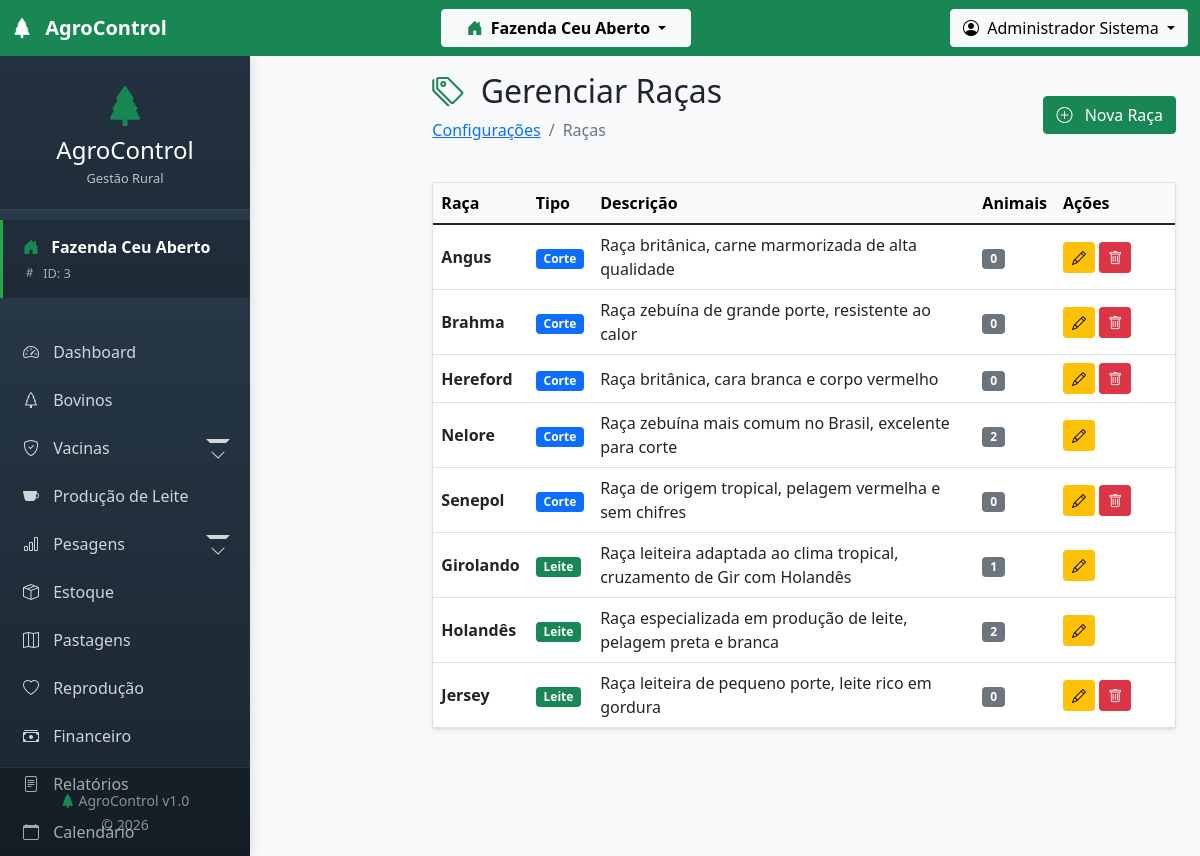
The page /modules/configuracao/racas.php (signed in) on the database its author committed.
### tables this page shows
CREATE TABLE `racas` (
  `id` int(11) NOT NULL AUTO_INCREMENT,
  `id_fazenda` int(11) NOT NULL,
  `nome_raca` varchar(100) NOT NULL,
  `tipo` enum('corte','leite','misto','trabalho') NOT NULL,
  `origem` varchar(100) DEFAULT NULL,
  `porte` enum('pequeno','medio','grande') DEFAULT 'medio',
  `peso_medio_adulto` decimal(7,2) DEFAULT NULL,
  `descricao` text DEFAULT NULL,
  `data_cadastro` timestamp NULL DEFAULT current_timestamp(),
  PRIMARY KEY (`id`),
  UNIQUE KEY `unique_raca_fazenda` (`id_fazenda`,`nome_raca`),
  CONSTRAINT `racas_ibfk_1` FOREIGN KEY (`id_fazenda`) REFERENCES `fazendas` (`id`) ON DELETE CASCADE
);

### config/tenant.php (called while the page is built, shortened)
<?php
require_once __DIR__ . '/database.php';
class TenantManager {
    public static function getActiveFarmId() {
        return $_SESSION['fazenda_ativa_id'] ?? null;
    }
}
function getActiveFarmId() {
    return TenantManager::getActiveFarmId();
}
?>

### config/database.php (called while the page is built, shortened)
<?php
$conn = new mysqli(DB_HOST, DB_USER, DB_PASSWORD, DB_NAME);
$conn->set_charset("utf8");
function executeQuery($sql) {
    global $conn;
    $result = $conn->query($sql);
    return $result;
}
?>

### modules/configuracao/racas.php (the view, shortened to what this page needs)
<?php
require_once '../../config/database.php';
require_once '../../config/tenant.php';
$farmId = getActiveFarmId();
$sql = "SELECT * FROM racas WHERE id_fazenda = $farmId ORDER BY tipo, nome_raca";
$racas = executeQuery($sql);
include '../../includes/header.php';
include '../../includes/sidebar.php';
?>
<main class="col-lg-10 ms-auto px-4 py-3">
    <div class="d-flex justify-content-between align-items-center mb-4">
        <div>
            <h1 class="h2">
                <i class="bi bi-tags me-2 text-success"></i>
                Gerenciar Raças
            </h1>
            <nav aria-label="breadcrumb">
                <ol class="breadcrumb">
                    <li class="breadcrumb-item"><a href="index.php">Configurações</a></li>
                    <li class="breadcrumb-item active">Raças</li>
                </ol>
            </nav>
        </div>
        <button type="button" class="btn btn-success" data-bs-toggle="modal" data-bs-target="#novaRacaModal">
            <i class="bi bi-plus-circle me-2"></i>
            Nova Raça
        </button>
    </div>
    <div class="card shadow-sm">
        <div class="card-body p-0">
            <?php if ($racas && $racas->num_rows > 0): ?>
            <div class="table-responsive">
                <table class="table table-hover align-middle mb-0">
                    <thead class="table-light">
                        <tr>
                            <th>Raça</th>
                            <th>Tipo</th>
                            <th>Descrição</th>
                            <th>Animais</th>
                            <th width="120">Ações</th>
                        </tr>
                    </thead>
                    <tbody>
                        <?php while ($raca = $racas->fetch_assoc()):
                            $sqlCount = "SELECT COUNT(*) as total FROM bovinos WHERE id_raca = " . $raca['id'];
                            $resultCount = executeQuery($sqlCount);
                            $totalAnimais = $resultCount->fetch_assoc()['total'];
                        ?>
                        <tr>
                            <td><strong><?php echo $raca['nome_raca']; ?></strong></td>
                            <td>
                                <?php if ($raca['tipo'] == 'corte'): ?>
                                    <span class="badge bg-primary">Corte</span>
                                <?php elseif ($raca['tipo'] == 'leite'): ?>
                                    <span class="badge bg-success">Leite</span>
                                <?php else: ?>
                                    <span class="badge bg-info">Misto</span>
                                <?php endif; ?>
                            </td>
                            <td><?php echo $raca['descricao'] ?: '-'; ?></td>
                            <td><span class="badge bg-secondary"><?php echo $totalAnimais; ?></span></td>
                            <td>
                                <button class="btn btn-sm btn-warning" onclick="editarRaca(<?php echo htmlspecialchars(json_encode($raca)); ?>)">
                                    <i class="bi bi-pencil"></i>
                                </button>
                                <?php if ($totalAnimais == 0): ?>
                                <a href="?delete=<?php echo $raca['id']; ?>" class="btn btn-sm btn-danger"
                                   onclick="return confirm('Excluir raça <?php echo $raca['nome_raca']; ?>?')">
                                    <i class="bi bi-trash"></i>
                                </a>
                                <?php endif; ?>
                            </td>
                        </tr>
                        <?php endwhile; ?>
                    </tbody>
                </table>
            </div>
            <?php endif; ?>
        </div>
    </div>
</main>
<?php include '../../includes/footer.php'; ?>

### assets/css/style.css (style rules this page uses)
:root { --primary-color: #28a745; --secondary-color: #6c757d; --success-color: #28a745; --danger-color: #dc3545; --warning-color: #ffc107; --info-color: #17a2b8; }
body { font-family: 'Segoe UI', Tahoma, Geneva, Verdana, sans-serif; background-color: #f8f9fa; }

### includes/header.php (style rules this page uses)
body { margin: 0; padding: 0; font-family: 'Segoe UI', Tahoma, Geneva, Verdana, sans-serif; }

### includes/sidebar.php (style rules this page uses)
html, body { height: 100%; margin: 0; overflow-x: hidden; }

### rows shown on the page
racas: nome_raca "Angus", tipo "Corte", descricao "Raça britânica, carne marmorizada de alta qualidade", totalAnimais "0"
racas: nome_raca "Brahma", tipo "Corte", descricao "Raça zebuína de grande porte, resistente ao calor", totalAnimais "0"
racas: nome_raca "Hereford", tipo "Corte", descricao "Raça britânica, cara branca e corpo vermelho", totalAnimais "0"
racas: nome_raca "Nelore", tipo "Corte", descricao "Raça zebuína mais comum no Brasil, excelente para corte", totalAnimais "2"
racas: nome_raca "Senepol", tipo "Corte", descricao "Raça de origem tropical, pelagem vermelha e sem chifres", totalAnimais "0"
racas: nome_raca "Girolando", tipo "Leite", descricao "Raça leiteira adaptada ao clima tropical, cruzamento de Gir com Holandês", totalAnimais "1"
racas: nome_raca "Holandês", tipo "Leite", descricao "Raça especializada em produção de leite, pelagem preta e branca", totalAnimais "2"
racas: nome_raca "Jersey", tipo "Leite", descricao "Raça leiteira de pequeno porte, leite rico em gordura", totalAnimais "0"

### other values the page prints
$activeFarmName "Fazenda Ceu Aberto"
$_SESSION['usuario_nome'] "Administrador Sistema"
TenantManager::getActiveFarmName() "Fazenda Ceu Aberto"
$farmId "3"
